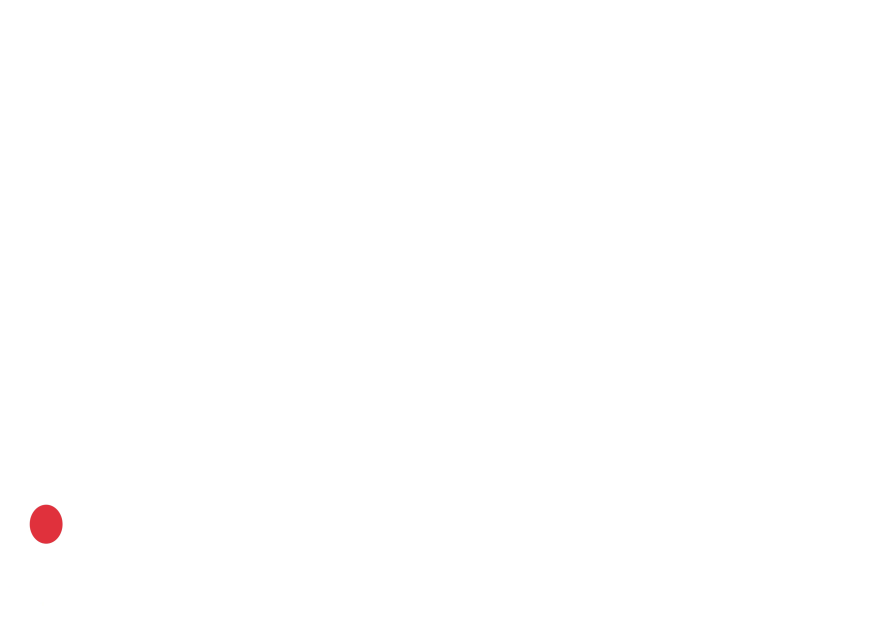
#> input picture frame 2 of Data/Ball_travel_2_updated.mp4, 3520 x 2488 px (shown at 1/4 size)
$ jupyter execute --allow-errors CurveFitting.ipynb   (older library calls are emulated)
#> lines starting #> are read from the running program, lines starting #| are printed output that depends on the picture; after the words box and inside, x2 and y2 are one past the last pixel; in counts of white or black regions, pixels touching at a corner belong together
[cell 1]
import cv2
import numpy as np
import matplotlib.pyplot as plt
import argparse

[cell 2]
def getBinaryImage(img):
    grayImage = cv2.cvtColor(img, cv2.COLOR_BGR2GRAY)
    ( _ , bin_image) = cv2.threshold(grayImage, 127, 255, cv2.THRESH_BINARY)
    return bin_image

[cell 3]
def extractFeatures(img):
    indices = np.where(img == 0)
    x = indices[0]
    y = indices[1]
    min_arg = np.argmin(x)
    max_arg = np.argmax(x)
    co_ordinate_min = np.array([x[min_arg], y[min_arg]])
    co_ordinate_max = np.array([x[max_arg], y[max_arg]])
    co_ordinate = (co_ordinate_min + co_ordinate_max) / 2
    return co_ordinate

[cell 4]
# [7 lines left out: function extractMaxPoints, not called in this run]

[cell 5]
# [7 lines left out: function extractMinPoints, not called in this run]

[cell 6]
def plotGraph(array, name):
    print("Plotting graph")
    x = array[:,0]
    y = array[:,1]
    plt.figure()
    plt.plot(x, y, 'ro')
    #plt.show()
    plt.savefig(name)

[cell 7]
def convertImg2Cartesian(points_image, image_size):
    print("converting...")
    x_i = points_image[:, 0]
    y_i = points_image[:, 1]

    x_c = y_i
    y_c = image_size[0] - x_i
    print(points_image.shape)

   # x_c = x_i - x_c
    points_cartesian = np.vstack((x_c, y_c)).T
    return points_cartesian

[cell 8]
def fitCurveWithLeastSquare(points):
    x = points[:,0]
    y = points[:,1]
    o = np.ones(x.shape)
    #print("x shape = ", x.shape)

    z = np.vstack((np.square(x), x, o)).T
    #print("z shape = ", z.shape)

    t1 = np.dot(z.transpose() , z)
    #print("t1 shape = ", t1.shape)

    t2 = np.dot(np.linalg.inv(t1), z.transpose())
    #print("t2 shape = ", t2.shape)

    A = np.dot(t2, y.reshape(-1, 1))
    #print("A shape = ", A.shape)

    return A

[cell 9]
# [27 lines left out: function fitCurveWithTotalLeastSquare, not called in this run]

[cell 10]
# [50 lines left out: function fitCurveWithRansac, not called in this run]

[cell 11]
# [10 lines left out: function calculateError, not called in this run]

[cell 12]
# [20 lines left out: function plotLSCurve, not called in this run]

[cell 13]
# [20 lines left out: function plotTLSCurve, not called in this run]

[cell 14]
def main():

    # [4 lines of commented-out code are left out]
    BasePath = '/home/sakshi/courses/ENPM673/project_1/'
    base_folder = BasePath
    video_file = BasePath + "Data/Ball_travel_2_updated.mp4"

    cap = cv2.VideoCapture(video_file)
    # img = np.array([[1,2,3],[4,5,6],[7,8,9]])
    # extractFeatures(img)
    co_ordinate_array = []
    image_size = []

    while(True):
        ret, frame = cap.read()
#> frame is the input picture: shape (2488, 3520, 3); mean B, G, R 254.6, 254.6, 254.9
        if not ret:
            print("Stream ended...")
            break

        bin_image = getBinaryImage(frame)
#> in getBinaryImage, `( _ , bin_image) = cv2.threshold(grayImage, 127, 255, cv2.THRESH_BINARY)`:
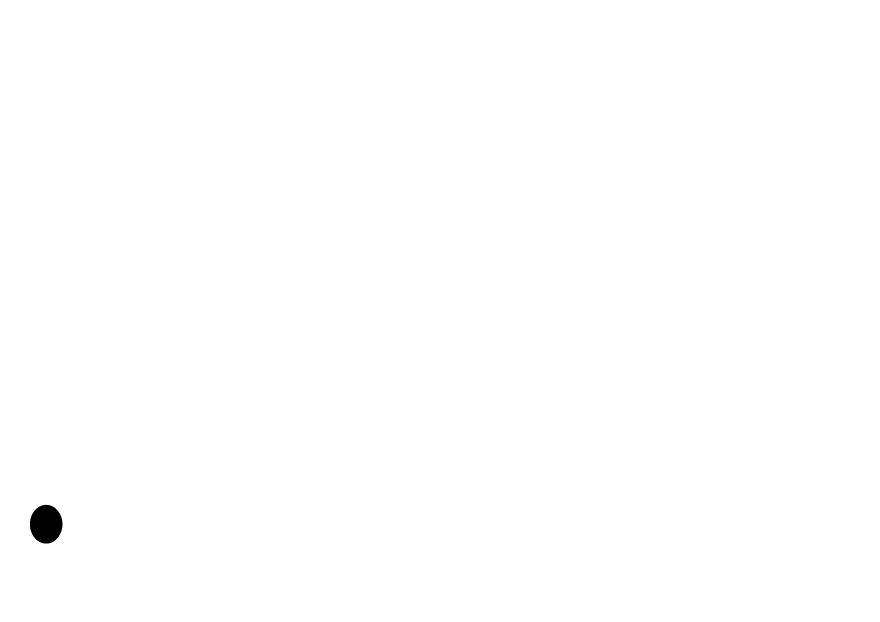
#> bin_image: shape (2488, 3520) (shown at 1/4 size); 99.8% white; 1 black region, box (x1, y1, x2, y2) and area: (120, 2019, 250, 2174) 15836
        image_size = bin_image.shape
#> image_size = (2488, 3520)

        co_ordinate = extractFeatures(bin_image)
#> in extractFeatures, `indices = np.where(img == 0)`: indices = 15836 positions, rows 2019 to 2173, columns 120 to 249
#> in extractFeatures, `x = indices[0]`: x = 15836 values from 2019 to 2173
#> in extractFeatures, `y = indices[1]`: y = 15836 values, max 249 at index 7151, min 120 at index 6248, mean 184.2
#> in extractFeatures, `min_arg = np.argmin(x)`: min_arg = 0
#> in extractFeatures, `max_arg = np.argmax(x)`: max_arg = 15816
#> in extractFeatures, `co_ordinate_min = np.array([x[min_arg], y[min_arg]])`: co_ordinate_min = [2019, 182]
#> in extractFeatures, `co_ordinate_max = np.array([x[max_arg], y[max_arg]])`: co_ordinate_max = [2173, 175]
#> in extractFeatures, `co_ordinate = (co_ordinate_min + co_ordinate_max) / 2`: co_ordinate = [2096, 178.5]
#> co_ordinate = [2096, 178.5]
        co_ordinate_array.append(co_ordinate)

        cv2.imshow('frame',bin_image)
        if cv2.waitKey(1) & 0xFF == ord('q'):
#> (key q is pressed here)
            break

    co_ordinate_array = np.array(co_ordinate_array)
#> co_ordinate_array = [[2096, 178.5]]
    print(co_ordinate_array.shape)
#| (1, 2)
    co_ordinate_array = convertImg2Cartesian(co_ordinate_array, image_size)
#> in convertImg2Cartesian, `x_i = points_image[:, 0]`: x_i = [2096]
#> in convertImg2Cartesian, `y_i = points_image[:, 1]`: y_i = [178.5]
#> in convertImg2Cartesian, `y_c = image_size[0] - x_i`: y_c = [392]
#| (1, 2)
#> in convertImg2Cartesian, `points_cartesian = np.vstack((x_c, y_c)).T`: points_cartesian = [[178.5, 392]]
#> co_ordinate_array = [[178.5, 392]]
    plotGraph(co_ordinate_array, base_folder + "graphs/video2/points.png")
#> in plotGraph, `x = array[:,0]`: x = [178.5]
#> in plotGraph, `y = array[:,1]`: y = [392]
#> in plotGraph, `plt.savefig(name)`:
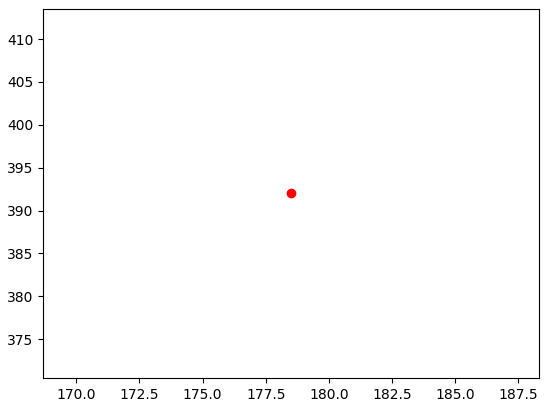
#> figure drawn by matplotlib, 1 panel

    #least square method
    coef = fitCurveWithLeastSquare(co_ordinate_array)
#> in fitCurveWithLeastSquare, `x = points[:,0]`: x = [178.5]
#> in fitCurveWithLeastSquare, `y = points[:,1]`: y = [392]
#> in fitCurveWithLeastSquare, `z = np.vstack((np.square(x), x, o)).T`: z = [[31862.2, 178.5, 1]]
#> in fitCurveWithLeastSquare, `t1 = np.dot(z.transpose() , z)`: t1 = [[1.02e+09, 5687411.6, 31862.2], [5687411.6, 31862.2, 178.5], [31862.2, 178.5, 1]]
    print(coef)
    plotLSCurve(coef, co_ordinate_array, base_folder + "graphs/video2/LScurve.png")

    #total least square method
    coef = fitCurveWithTotalLeastSquare(co_ordinate_array)
    print(coef)
    plotTLSCurve(coef, co_ordinate_array, base_folder + "graphs/video2/TLScurve.png")

    #ransac
    coef, _ = fitCurveWithRansac(co_ordinate_array, 50, 0.9, 100)
    print(coef)
    plotTLSCurve(coef, co_ordinate_array, base_folder + "graphs/video2/RANSACcurve.png")


    cap.release()
    cv2.destroyAllWindows()

$ run again, starting later in the video
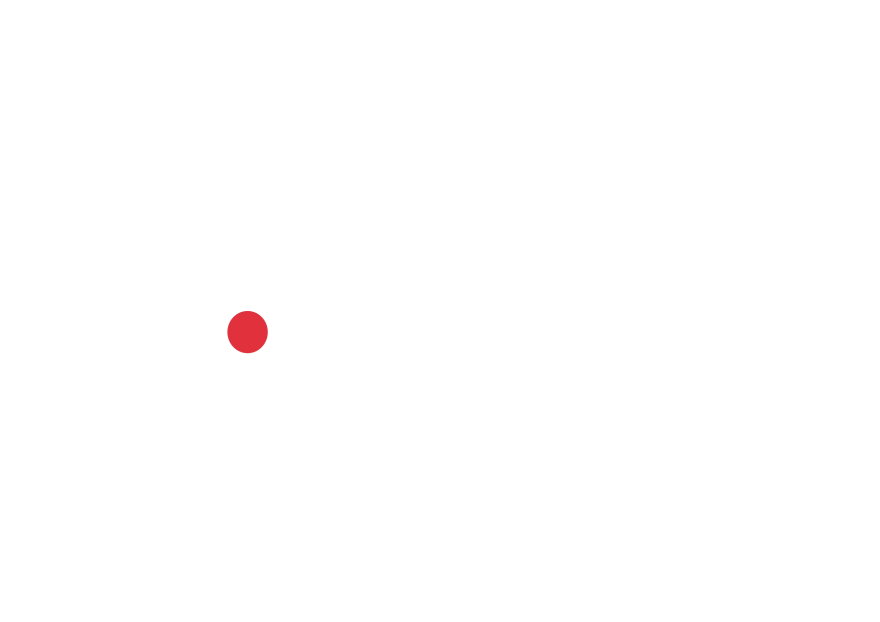
#> input picture frame 10 of Data/Ball_travel_2_updated.mp4, 3520 x 2488 px (shown at 1/4 size)
#> in main, frame is the input picture: shape (2488, 3520, 3); mean B, G, R 254.5, 254.5, 254.9
#> in getBinaryImage, `( _ , bin_image) = cv2.threshold(grayImage, 127, 255, cv2.THRESH_BINARY)`:
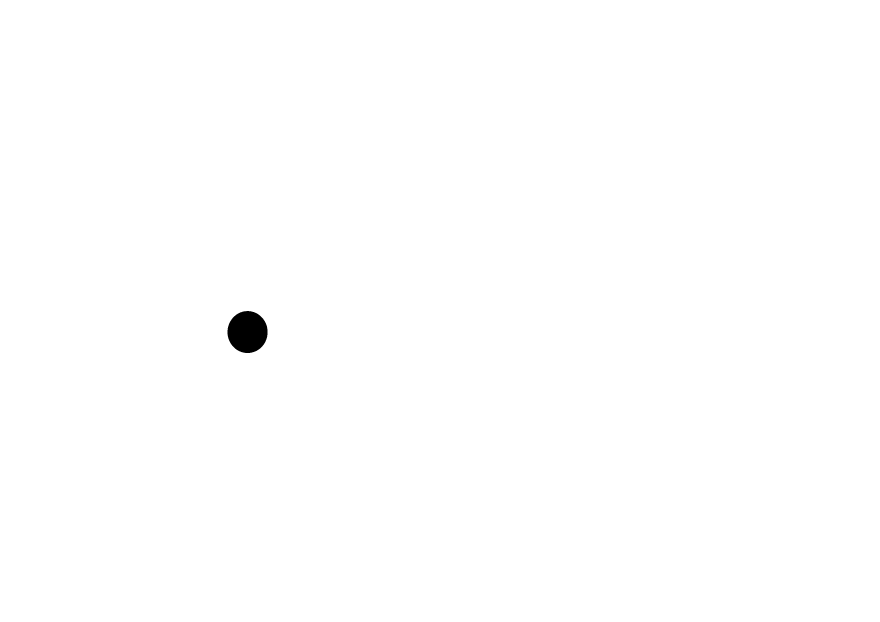
#> bin_image: shape (2488, 3520) (shown at 1/4 size); 99.8% white; 1 black region, box (x1, y1, x2, y2) and area: (910, 1244, 1070, 1412) 21120
#> indices = 21120 positions, rows 1244 to 1411, columns 910 to 1069
#> min_arg = 0
#> max_arg = 21101
#> co_ordinate_min = [1244, 986]
#> co_ordinate_max = [1411, 981]
#> in extractFeatures, `co_ordinate = (co_ordinate_min + co_ordinate_max) / 2`: co_ordinate = [1327.5, 983.5]
#> in main, `co_ordinate_array = np.array(co_ordinate_array)`: co_ordinate_array = [[1327.5, 983.5]]
#| (1, 2)
#> x_i = [1327.5]
#> y_i = [983.5]
#> y_c = [1160.5]
#| (1, 2)
#> points_cartesian = [[983.5, 1160.5]]
#> in plotGraph, `x = array[:,0]`: x = [983.5]
#> in plotGraph, `y = array[:,1]`: y = [1160.5]
#> in plotGraph, `plt.savefig(name)`:
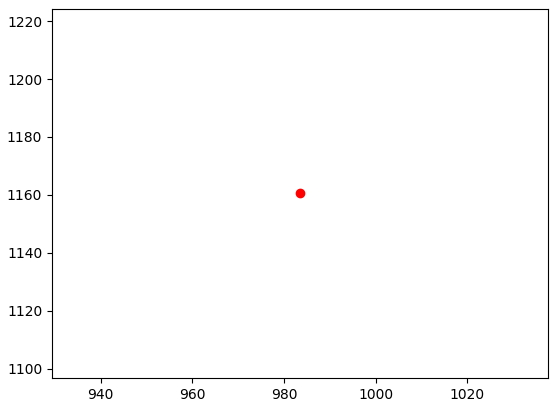
#> figure drawn by matplotlib, 1 panel
#> in fitCurveWithLeastSquare, `x = points[:,0]`: x = [983.5]
#> in fitCurveWithLeastSquare, `y = points[:,1]`: y = [1160.5]
#> z = [[967272.2, 983.5, 1]]
#> t1 = [[9.36e+11, 951312257.9, 967272.2], [951312257.9, 967272.2, 983.5], [967272.2, 983.5, 1]]

$ run again, starting later in the video
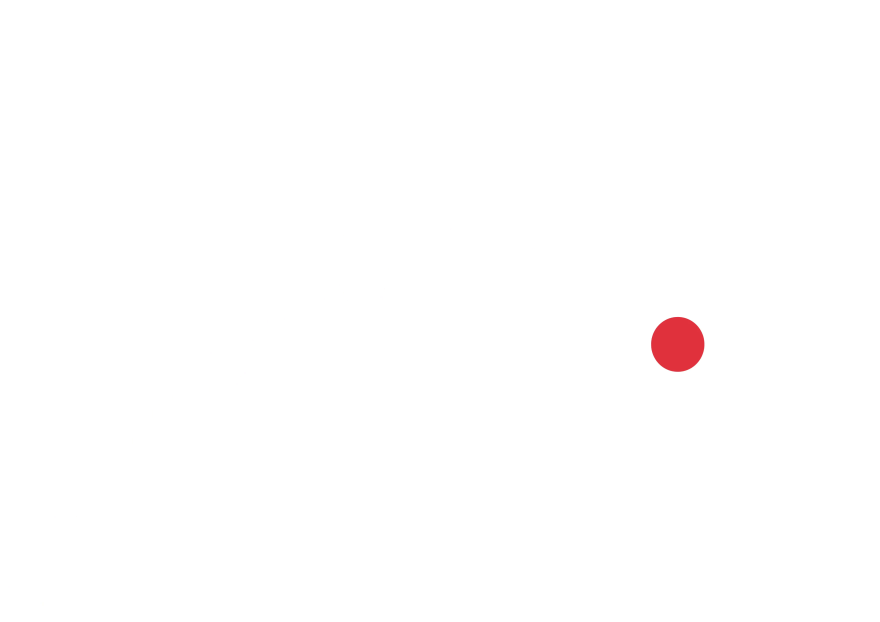
#> input picture frame 19 of Data/Ball_travel_2_updated.mp4, 3520 x 2488 px (shown at 1/4 size)
#> in main, frame is the input picture: shape (2488, 3520, 3); mean B, G, R 254.2, 254.1, 254.9
#> in getBinaryImage, `( _ , bin_image) = cv2.threshold(grayImage, 127, 255, cv2.THRESH_BINARY)`:
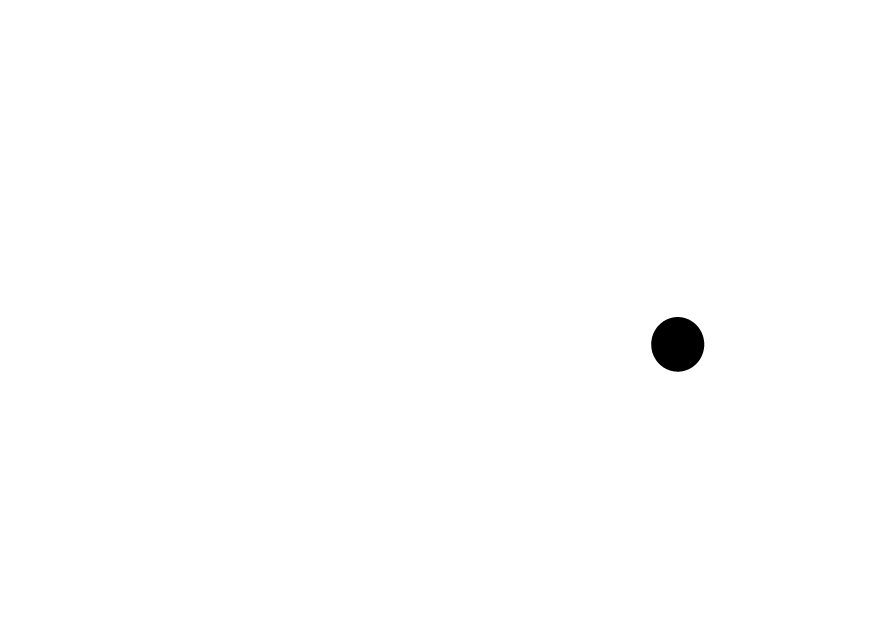
#> bin_image: shape (2488, 3520) (shown at 1/4 size); 99.6% white; 1 black region, box (x1, y1, x2, y2) and area: (2605, 1268, 2817, 1487) 36388
#> indices = 36388 positions, rows 1268 to 1486, columns 2605 to 2816
#> min_arg = 0
#> max_arg = 36376
#> co_ordinate_min = [1268, 2703]
#> co_ordinate_max = [1486, 2706]
#> in extractFeatures, `co_ordinate = (co_ordinate_min + co_ordinate_max) / 2`: co_ordinate = [1377, 2704.5]
#> in main, `co_ordinate_array = np.array(co_ordinate_array)`: co_ordinate_array = [[1377, 2704.5]]
#| (1, 2)
#> x_i = [1377]
#> y_i = [2704.5]
#> y_c = [1111]
#| (1, 2)
#> points_cartesian = [[2704.5, 1111]]
#> in plotGraph, `x = array[:,0]`: x = [2704.5]
#> in plotGraph, `y = array[:,1]`: y = [1111]
#> in plotGraph, `plt.savefig(name)`:
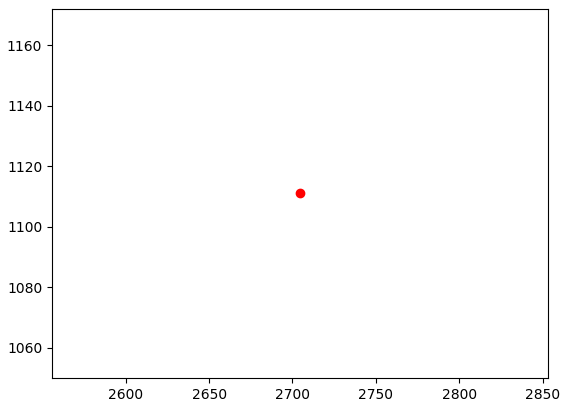
#> figure drawn by matplotlib, 1 panel
#> in fitCurveWithLeastSquare, `x = points[:,0]`: x = [2704.5]
#> in fitCurveWithLeastSquare, `y = points[:,1]`: y = [1111]
#> z = [[7314320.2, 2704.5, 1]]
#> t1 = [[5.35e+13, 1.98e+10, 7314320.2], [1.98e+10, 7314320.2, 2704.5], [7314320.2, 2704.5, 1]]
